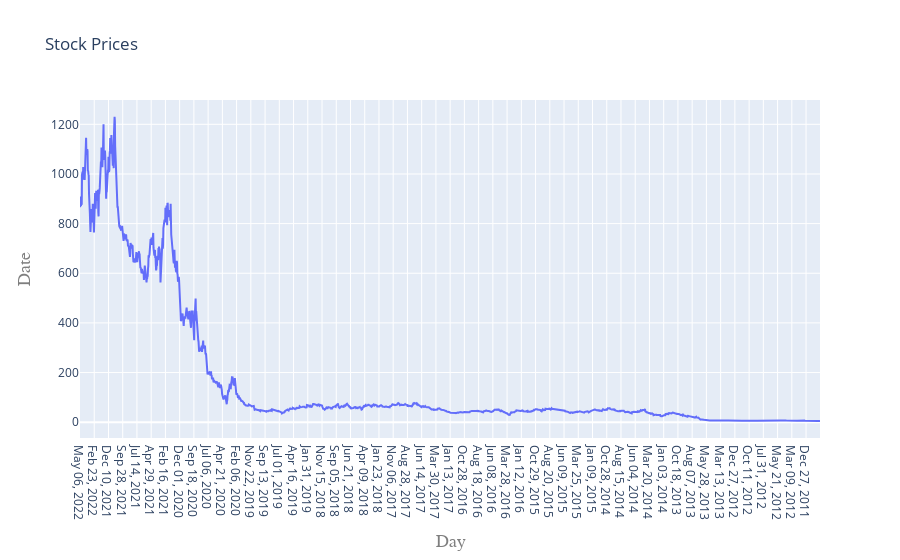

The code cell stored with this chart in its notebook:
### Code cell
iplot(plot)

### Figure 1 — Plotly figure (JSON) as saved in the notebook; plotly's stock layout.template omitted (floating-point values rounded to 4 significant figures; data arrays with more than 128 entries replaced by an {"elided": "..."} marker saying what was removed)
{"data": [{"type": "scatter", "x": {"elided": "2548 str values"}, "y": {"elided": "2548 float values"}}], "layout": {"title": {"text": "Stock Prices"}, "xaxis": {"title": {"font": {"color": "#7f7f7f", "family": "Courier New, monospace", "size": 18}, "text": "Day"}}, "yaxis": {"title": {"font": {"color": "#7f7f7f", "family": "Courier New, monospace", "size": 18}, "text": "Date"}}}}
